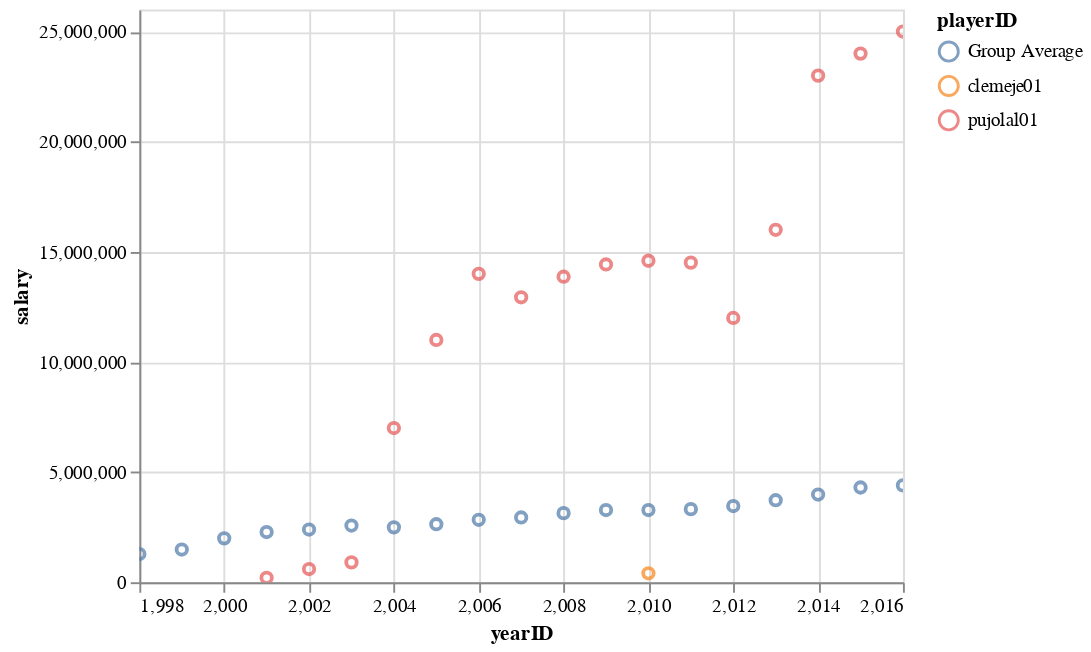

Write notebook code for a chart like this one.
### Code cell
alt.Chart(combinedf2).mark_point().encode(
    alt.X('yearID', scale=alt.Scale(zero=False)),
    y='salary',
    color='playerID',
).interactive()

### Figure 1 — Vega-Lite specification as saved in the notebook (floating-point values rounded to 4 significant figures)
{"config": {"view": {"continuousWidth": 400, "continuousHeight": 300}}, "data": {"name": "data-4cdeea24b4fe889ce147489ea4525824"}, "mark": "point", "encoding": {"color": {"type": "nominal", "field": "playerID"}, "x": {"type": "quantitative", "field": "yearID", "scale": {"zero": false}}, "y": {"type": "quantitative", "field": "salary"}}, "selection": {"selector005": {"type": "interval", "bind": "scales", "encodings": ["x", "y"]}}, "$schema": "https://vega.github.io/schema/vega-lite/v4.8.1.json", "datasets": {"data-4cdeea24b4fe889ce147489ea4525824": [{"lgID": "NL", "playerID": "clemeje01", "salary": 405000.0, "teamID": "PIT", "yearID": 2010}, {"lgID": "NL", "playerID": "pujolal01", "salary": 200000.0, "teamID": "SLN", "yearID": 2001}, {"lgID": "NL", "playerID": "pujolal01", "salary": 600000.0, "teamID": "SLN", "yearID": 2002}, {"lgID": "NL", "playerID": "pujolal01", "salary": 900000.0, "teamID": "SLN", "yearID": 2003}, {"lgID": "NL", "playerID": "pujolal01", "salary": 7000000.0, "teamID": "SLN", "yearID": 2004}, {"lgID": "NL", "playerID": "pujolal01", "salary": 11000000.0, "teamID": "SLN", "yearID": 2005}, {"lgID": "NL", "playerID": "pujolal01", "salary": 14000000.0, "teamID": "SLN", "yearID": 2006}, {"lgID": "NL", "playerID": "pujolal01", "salary": 12940000.0, "teamID": "SLN", "yearID": 2007}, {"lgID": "NL", "playerID": "pujolal01", "salary": 13870000.0, "teamID": "SLN", "yearID": 2008}, {"lgID": "NL", "playerID": "pujolal01", "salary": 14430000.0, "teamID": "SLN", "yearID": 2009}, {"lgID": "NL", "playerID": "pujolal01", "salary": 14600000.0, "teamID": "SLN", "yearID": 2010}, {"lgID": "NL", "playerID": "pujolal01", "salary": 14510000.0, "teamID": "SLN", "yearID": 2011}, {"lgID": "AL", "playerID": "pujolal01", "salary": 12000000.0, "teamID": "LAA", "yearID": 2012}, {"lgID": "AL", "playerID": "pujolal01", "salary": 16000000.0, "teamID": "LAA", "yearID": 2013}, {"lgID": "AL", "playerID": "pujolal01", "salary": 23000000.0, "teamID": "LAA", "yearID": 2014}, {"lgID": "AL", "playerID": "pujolal01", "salary": 24000000.0, "teamID": "LAA", "yearID": 2015}, {"lgID": "AL", "playerID": "pujolal01", "salary": 25000000.0, "teamID": "LAA", "yearID": 2016}, {"lgID": null, "playerID": "Group Average", "salary": 1281000.0, "teamID": null, "yearID": 1998}, {"lgID": null, "playerID": "Group Average", "salary": 1485000.0, "teamID": null, "yearID": 1999}, {"lgID": null, "playerID": "Group Average", "salary": 1993000.0, "teamID": null, "yearID": 2000}, {"lgID": null, "playerID": "Group Average", "salary": 2280000.0, "teamID": null, "yearID": 2001}, {"lgID": null, "playerID": "Group Average", "salary": 2393000.0, "teamID": null, "yearID": 2002}, {"lgID": null, "playerID": "Group Average", "salary": 2573000.0, "teamID": null, "yearID": 2003}, {"lgID": null, "playerID": "Group Average", "salary": 2492000.0, "teamID": null, "yearID": 2004}, {"lgID": null, "playerID": "Group Average", "salary": 2634000.0, "teamID": null, "yearID": 2005}, {"lgID": null, "playerID": "Group Average", "salary": 2835000.0, "teamID": null, "yearID": 2006}, {"lgID": null, "playerID": "Group Average", "salary": 2941000.0, "teamID": null, "yearID": 2007}, {"lgID": null, "playerID": "Group Average", "salary": 3137000.0, "teamID": null, "yearID": 2008}, {"lgID": null, "playerID": "Group Average", "salary": 3278000.0, "teamID": null, "yearID": 2009}, {"lgID": null, "playerID": "Group Average", "salary": 3279000.0, "teamID": null, "yearID": 2010}, {"lgID": null, "playerID": "Group Average", "salary": 3319000.0, "teamID": null, "yearID": 2011}, {"lgID": null, "playerID": "Group Average", "salary": 3458000.0, "teamID": null, "yearID": 2012}, {"lgID": null, "playerID": "Group Average", "salary": 3723000.0, "teamID": null, "yearID": 2013}, {"lgID": null, "playerID": "Group Average", "salary": 3980000.0, "teamID": null, "yearID": 2014}, {"lgID": null, "playerID": "Group Average", "salary": 4301000.0, "teamID": null, "yearID": 2015}, {"lgID": null, "playerID": "Group Average", "salary": 4396000.0, "teamID": null, "yearID": 2016}]}}
